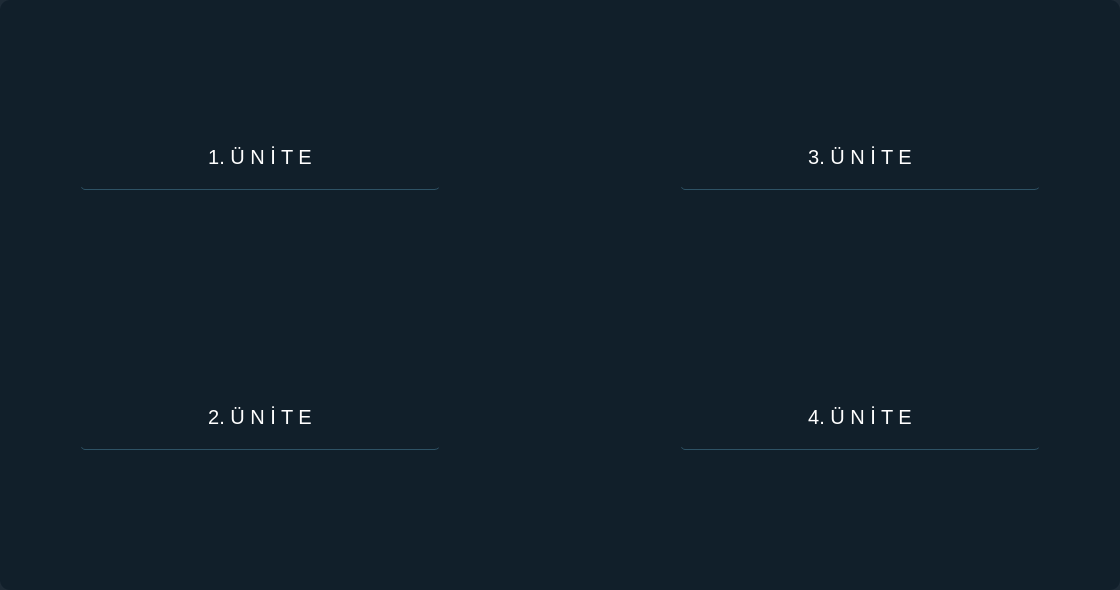
<?xml version="1.0" encoding="UTF-8"?>
<ui version="4.0">
 <class>Form</class>
 <widget class="QWidget" name="Form">
  <property name="geometry">
   <rect>
    <x>0</x>
    <y>0</y>
    <width>1120</width>
    <height>590</height>
   </rect>
  </property>
  <property name="windowTitle">
   <string>Form</string>
  </property>
  <property name="styleSheet">
   <string notr="true">background-color:rgba(16,30,41,240);
border-radius:10px;

</string>
  </property>
  <widget class="QPushButton" name="matkonu1">
   <property name="geometry">
    <rect>
     <x>80</x>
     <y>130</y>
     <width>360</width>
     <height>60</height>
    </rect>
   </property>
   <property name="font">
    <font>
     <pointsize>15</pointsize>
    </font>
   </property>
   <property name="styleSheet">
    <string notr="true">QPushButton#matkonu1{
background-color:rgba(2,65,118,255);
color:rgba(255,255,255,200);
border-radius:5px;
}
QPushButton#matkonu1:pressed{
padding-left:5px;
padding-top:5px;
background-color:rgba(2,65,118,255);
background-position:clac(100%-10px)center;
}
QPushButton#matkonu1{
background-color:rgba(0,0,0,0);
border:1px solid rgba(0,0,0,0);
border-bottom-color:rgba(46,82,101,255);
color:rgb(255,255,255);
padding-bottom:7px
 }
</string>
   </property>
   <property name="text">
    <string>1. Ü N İ T E</string>
   </property>
  </widget>
  <widget class="QPushButton" name="matkonu2">
   <property name="geometry">
    <rect>
     <x>80</x>
     <y>390</y>
     <width>360</width>
     <height>60</height>
    </rect>
   </property>
   <property name="font">
    <font>
     <pointsize>15</pointsize>
    </font>
   </property>
   <property name="styleSheet">
    <string notr="true">QPushButton#matkonu2{
background-color:rgba(2,65,118,255);
color:rgba(255,255,255,200);
border-radius:5px;
}
QPushButton#matkonu2:pressed{
padding-left:5px;
padding-top:5px;
background-color:rgba(2,65,118,255);
background-position:clac(100%-10px)center;
}
QPushButton#matkonu2{
background-color:rgba(0,0,0,0);
border:1px solid rgba(0,0,0,0);
border-bottom-color:rgba(46,82,101,255);
color:rgb(255,255,255);
padding-bottom:7px
 }
</string>
   </property>
   <property name="text">
    <string>2. Ü N İ T E</string>
   </property>
  </widget>
  <widget class="QPushButton" name="matkonu3">
   <property name="geometry">
    <rect>
     <x>680</x>
     <y>130</y>
     <width>360</width>
     <height>60</height>
    </rect>
   </property>
   <property name="font">
    <font>
     <pointsize>15</pointsize>
    </font>
   </property>
   <property name="styleSheet">
    <string notr="true">QPushButton#matkonu3{
background-color:rgba(2,65,118,255);
color:rgba(255,255,255,200);
border-radius:5px;
}
QPushButton#matkonu3:pressed{
padding-left:5px;
padding-top:5px;
background-color:rgba(2,65,118,255);
background-position:clac(100%-10px)center;
}
QPushButton#matkonu3{
background-color:rgba(0,0,0,0);
border:1px solid rgba(0,0,0,0);
border-bottom-color:rgba(46,82,101,255);
color:rgb(255,255,255);
padding-bottom:7px
 }
</string>
   </property>
   <property name="text">
    <string>3. Ü N İ T E</string>
   </property>
  </widget>
  <widget class="QPushButton" name="matkonu4">
   <property name="geometry">
    <rect>
     <x>680</x>
     <y>390</y>
     <width>360</width>
     <height>60</height>
    </rect>
   </property>
   <property name="font">
    <font>
     <pointsize>15</pointsize>
    </font>
   </property>
   <property name="styleSheet">
    <string notr="true">QPushButton#matkonu4{
background-color:rgba(2,65,118,255);
color:rgba(255,255,255,200);
border-radius:5px;
}
QPushButton#matkonu4:pressed{
padding-left:5px;
padding-top:5px;
background-color:rgba(2,65,118,255);
background-position:clac(100%-10px)center;
}
QPushButton#matkonu4{
background-color:rgba(0,0,0,0);
border:1px solid rgba(0,0,0,0);
border-bottom-color:rgba(46,82,101,255);
color:rgb(255,255,255);
padding-bottom:7px
 }
</string>
   </property>
   <property name="text">
    <string>4. Ü N İ T E</string>
   </property>
  </widget>
 </widget>
 <resources/>
 <connections/>
</ui>
